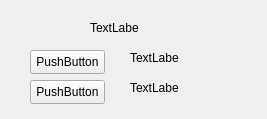
<?xml version="1.0" encoding="UTF-8"?>
<ui version="4.0">
 <class>Form</class>
 <widget class="QWidget" name="Form">
  <property name="geometry">
   <rect>
    <x>0</x>
    <y>0</y>
    <width>267</width>
    <height>119</height>
   </rect>
  </property>
  <property name="windowTitle">
   <string>Form</string>
  </property>
  <widget class="QLabel" name="roomNumberLabel">
   <property name="geometry">
    <rect>
     <x>90</x>
     <y>20</y>
     <width>49</width>
     <height>16</height>
    </rect>
   </property>
   <property name="text">
    <string>TextLabel</string>
   </property>
  </widget>
  <widget class="QLabel" name="cleanStatusLabel">
   <property name="geometry">
    <rect>
     <x>130</x>
     <y>80</y>
     <width>49</width>
     <height>16</height>
    </rect>
   </property>
   <property name="text">
    <string>TextLabel</string>
   </property>
  </widget>
  <widget class="QPushButton" name="checkInOutButton">
   <property name="geometry">
    <rect>
     <x>30</x>
     <y>50</y>
     <width>75</width>
     <height>24</height>
    </rect>
   </property>
   <property name="text">
    <string>PushButton</string>
   </property>
  </widget>
  <widget class="QPushButton" name="cleanedButton">
   <property name="geometry">
    <rect>
     <x>30</x>
     <y>80</y>
     <width>75</width>
     <height>24</height>
    </rect>
   </property>
   <property name="text">
    <string>PushButton</string>
   </property>
  </widget>
  <widget class="QLabel" name="checkInDate">
   <property name="geometry">
    <rect>
     <x>130</x>
     <y>50</y>
     <width>49</width>
     <height>16</height>
    </rect>
   </property>
   <property name="text">
    <string>TextLabel</string>
   </property>
  </widget>
 </widget>
 <resources/>
 <connections/>
</ui>
